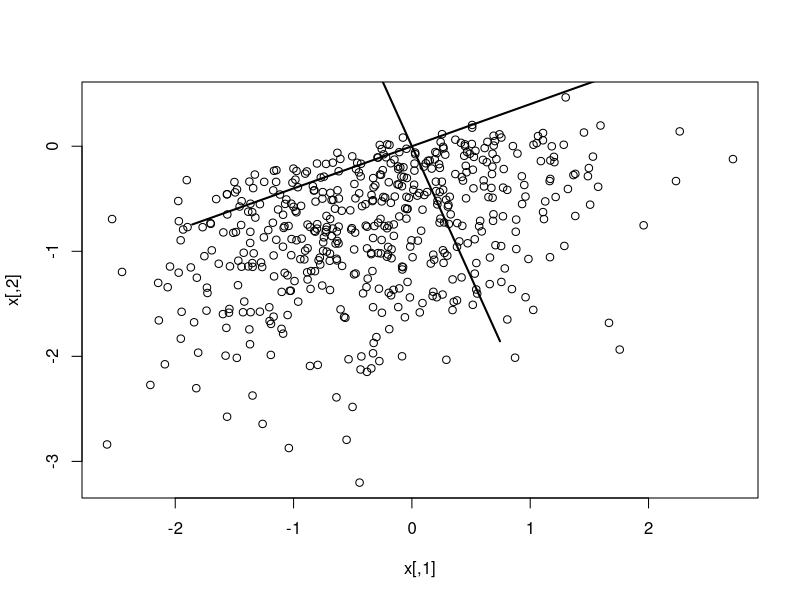

The R source for this figure: (Note: this script raises an error after producing the figure.)
library(mvtnorm)
#library(expectreg)
library(sn)
rho_x    = 0.9
mean_x = c(0,0)

sigma_x  = matrix(c(1,rho_x,rho_x,1), nrow = 2, ncol = 2)

n=300

x      = rmvnorm(n=n, mean = mean_x, sigma = sigma_x)

xi <- c(0,0)
Omega <- diag(2)
Omega[2,1] <- Omega[1,2] <- 0.5
alpha <- c(2,-10)
#
x <- rmsn(500, xi, Omega, alpha)

#xx <- seq(-3,3,length=15)
#pdf <- dmsn(cbind(xx, 2*xx-1), xi, Omega, alpha)
#cdf <- pmsn(cbind(xx, 2*xx-1), xi, Omega, alpha)

plot(x)

e1 <- 2*eigen(cov(x))$vectors[,1]
e2 <- 2*eigen(cov(x))$vectors[,2]

segments(0,0,e1[1],e1[2],lwd=2)
segments(0,0,e2[1],e2[2],lwd=2)


e1 <- -2*eigen(cov(x))$vectors[,1]
e2 <- -2*eigen(cov(x))$vectors[,2]

segments(0,0,e1[1],e1[2],lwd=2)
segments(0,0,e2[1],e2[2],lwd=2)

expectilea<- pec.k(t(x), alpha=0, nk=2,reset.tol=10)
expectilea[[5]]

e1_pec <- 2*expectilea[[2]][,1]
segments(0,0,e1_pec[1],(e1_pec[2]), col="green",lwd=2)

e2_pec <- 2*expectilea[[2]][,2]
segments(0,0,e2_pec[1],(e2_pec[2]), col="green",lwd=2)

expectilea<- pec.k(t(x), alpha=0.4, nk=2,reset.tol=10)
expectilea[[5]]

e1_pec <- 2* expectilea[[2]][,1]
segments(0,0,e1_pec[1],(e1_pec[2]), col="red",lwd=2)

e2_pec <- 2*expectilea[[2]][,2]
segments(0,0,e2_pec[1],(e2_pec[2]), col="red",lwd=2)


expectilea<- pec.k(t(x), alpha=-0.4, nk=2,reset.tol=10)
expectilea[[5]]

e1_pec <- 2*expectilea[[2]][,1]
segments(0,0,e1_pec[1],(e1_pec[2]), col="blue",lwd=2)

e2_pec <- 2*expectilea[[2]][,2]
segments(0,0,e2_pec[1],(e2_pec[2]), col="blue",lwd=2)



###################
#cond. distr.
mean_y.x <- function(x,mean_joint, sigma_joint){
  output <- mean_joint[2] 
  S21 <- sigma_joint[2,1]
  S11_inv <- 1/sigma_joint[1,1]
  output <- output +  (S21*S11_inv)*(x-mean_joint[1])
    return(output)
}
  
var_y.x <- function(sigma_joint){
  S11_inv <- 1/sigma_joint[1,1]
  S12 <- sigma_joint[1,2]
  S21 <- sigma_joint[2,1]
  output <- sigma_joint[2,2] - (S21*S11_inv*S12)
  return(output)
}
###################

w_alpha <- function(alpha_lev, Ymean, Yvariance){
  q_alpha <- qnorm(alpha_lev, mean =Ymean, sd = sqrt(Yvariance))
  q_alpha_std <- (q_alpha - Ymean) / sqrt(Yvariance)
  G_q <- - sqrt(Yvariance)* dnorm(q_alpha_std) + Ymean*pnorm(q_alpha_std)
  output <- (- alpha_lev*q_alpha + G_q) / (-Ymean + 2*G_q + (1-2*alpha_lev)*q_alpha)
  return(output)
}


rho_xy    = 0.9
mean_xy = c(0,0)
sigma_xy  = matrix(c(3,rho_xy,rho_xy,1), nrow = 2, ncol = 2)

n=1000
data      = rmvnorm(n=n, mean = mean_xy, sigma = sigma_xy)
plot(data)


#  ALPHA=0.5  TAU=0.5
alpha=0.5
qs <- rep (0, dim(data)[1])
ws <- rep (0, dim(data)[1])
for (i in 1:dim(data)[1]){
  x <- data[i,1]
  mu_y.x<- mean_y.x(x,mean_xy,sigma_xy)
  variance_y.x <- var_y.x(sigma_xy) 
   w <- w_alpha(alpha_lev=alpha, mu_y.x,variance_y.x )
   q_alpha <- qnorm(alpha, mean =mu_y.x, sd = sqrt(variance_y.x))
   qs[i] <- q_alpha
   ws[i] <- w
}
cat("alpha is ", alpha, "tau is", ws[i])
points(data[,1], qs, type="l", col="black")


#  ALPHA=0.806  TAU=0.9004
alpha=0.806
qs <- rep (0, dim(data)[1])
ws <- rep (0, dim(data)[1])
for (i in 1:dim(data)[1]){
  x <- data[i,1]
  mu_y.x<- mean_y.x(x,mean_xy,sigma_xy)
  variance_y.x <- var_y.x(sigma_xy) 
  w <- w_alpha(alpha_lev=alpha, mu_y.x,variance_y.x )
  q_alpha <- qnorm(alpha, mean =mu_y.x, sd = sqrt(variance_y.x))
  qs[i] <- q_alpha
  ws[i] <- w
}
cat("alpha is ", alpha, "tau is", ws[i])
points(data[,1], qs, type="l", col="red")

#  ALPHA=0.195  TAU=0.1005
alpha=0.195
qs <- rep (0, dim(data)[1])
ws <- rep (0, dim(data)[1])
for (i in 1:dim(data)[1]){
  x <- data[i,1]
  mu_y.x<- mean_y.x(x,mean_xy,sigma_xy)
  variance_y.x <- var_y.x(sigma_xy) 
  w <- w_alpha(alpha_lev=alpha, mu_y.x,variance_y.x )
  q_alpha <- qnorm(alpha, mean =mu_y.x, sd = sqrt(variance_y.x))
  qs[i] <- q_alpha
  ws[i] <- w
}
cat("alpha is ", alpha, "tau is", ws[i])
points(data[,1], qs, type="l", col="blue")

expectilea<- pec.k(t(data), alpha=0, nk=2,reset.tol=10)
expectilea[[5]]


e1_pec <- 2*expectilea[[2]][,1]
segments(0,0,e1_pec[1],(e1_pec[2]), col="green",lwd=3)

e2_pec <- 2*expectilea[[2]][,2]
segments(0,0,e2_pec[1],(e2_pec[2]), col="green",lwd=3)






  
  
  
